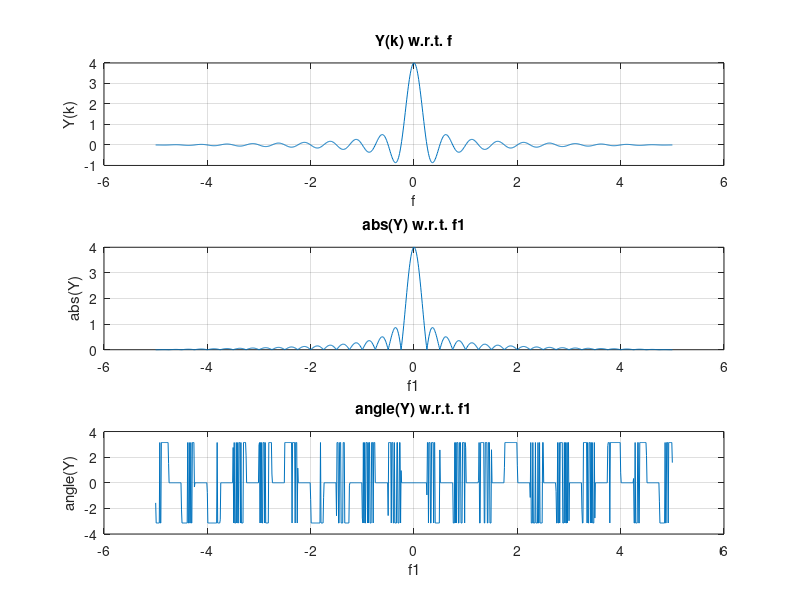

The MATLAB source for this figure:
N=250;
t=-2:0.1:2;
k=0;
for f=-5:0.01:5
    k=k+1;
    Y(k)=trapz(t,(exp(-j*2*pi*f*t)));
    
end
f1=-5:0.01:5
subplot(3,1,1)
plot(f1,Y);
xlabel('f')
ylabel('Y(k)')
title('Y(k) w.r.t. f');
grid on;
subplot(3,1,2)
plot(f1,abs(Y));
xlabel('f1')
ylabel('abs(Y)')
title('abs(Y) w.r.t. f1');
grid on;
subplot(3,1,3)
plot(f1,angle(Y));
xlabel('f1')
ylabel('angle(Y)')
title('angle(Y) w.r.t. f1');
grid on;